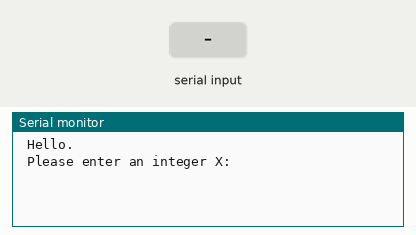
Simulated run of this sketch. Board: Arduino Uno, built with avr-gcc and run on an emulated ATmega328P. On the bench: the last lines printed to the serial monitor. Inputs (shaded band) come from the test bench. At 2.9 s the program stops and its outputs stay as they are.

Above: at 0.8 s.
0.9 s: "90,45\n" received over Serial
At 1.7 s:
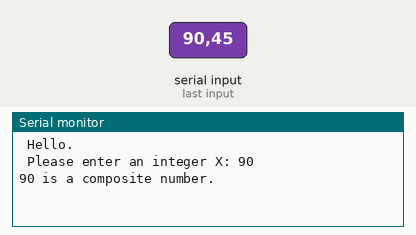
At 3.0 s:
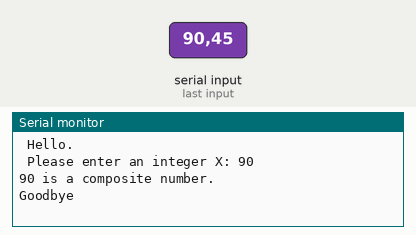

Measured:
- after the input at 0.9 s, the serial monitor: prints a new line at once (image 1)

The sketch:

Primality_BruteForce_Sqrt.ino
```cpp
/* "Brute Force" Primality Test version 2
 * A "primality test" is a method to determine whether or not a natural number is prime.
 * This is a slightly faster algorithm that tests divisors up to sqrt(x) - the square root of x.
 *
 * Algorithm:
 * 1. Take a number, X, which we want to determine is prime or not.
 * 2. for each integer d, where d = 2 ... sqrt(X)
 *    1. if d divides evenly into X, then X is not prime
 * 3. no d has been found that divides into X, thus X is prime
 *
 */

#include <arduino.h>

int main() {
  init();

  long x, d, maxval;
  bool isPrime = true;
  Serial.begin(9600);
  Serial.setTimeout(10000);

  Serial.print("\n Hello. \n Please enter an integer X: ");
  x = Serial.parseInt(); Serial.println(x);

  maxval = sqrt(x);
  for(d = 2; d <= maxval; d++) {
    if(x % d == 0) {
      isPrime = false;
      break;
    }
  }

  if(isPrime) {
    Serial.print(x); Serial.println(" is a prime number.");
  } else {
    Serial.print(x); Serial.println(" is a composite number.");
  }

  delay(1000);
  Serial.println("Goodbye");
  delay(1000);
  return 0;
}
```
